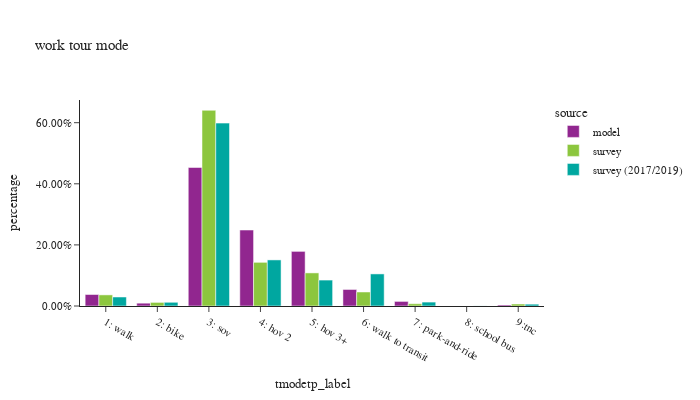

The notebook cell saved with this chart:
### Code cell
df_plot = wk_tour.groupby(['source','tmodetp_label'])['toexpfac'].sum().reset_index()
df_plot['percentage'] = df_plot.groupby(['source'], group_keys=False)['toexpfac']. \
    apply(lambda x: x / float(x.sum()))

df_plot_ct = wk_tour.groupby(['source','tmodetp_label'])['toexpfac'].count().reset_index(). \
    rename(columns={'toexpfac':'sample count'})
df_plot = df_plot.merge(df_plot_ct, on=['source','tmodetp_label'])

fig = px.bar(df_plot.sort_values(by=['source']), x="tmodetp_label", y="percentage", color="source",
             barmode="group",hover_data=['sample count'],title="work tour mode")
fig.update_layout(height=400, width=700, font=dict(size=11),
                  xaxis = dict(dtick = 1, categoryorder='category ascending'),
                  yaxis=dict(tickformat=".2%"))
fig.show()

### Figure 1 — Plotly figure (JSON) as saved in the notebook; plotly's stock layout.template omitted (floating-point values rounded to 4 significant figures)
{"data": [{"alignmentgroup": "True", "customdata": [[49982], [12248], [602264], [330313], [237509], [71873], [19928], [4291]], "hovertemplate": "source=model<br>tmodetp_label=%{x}<br>percentage=%{y}<br>sample count=%{customdata[0]}<extra></extra>", "legendgroup": "model", "marker": {"color": "#91268F", "pattern": {"shape": ""}}, "name": "model", "offsetgroup": "model", "orientation": "v", "showlegend": true, "textposition": "auto", "type": "bar", "x": ["1: walk", "2: bike", "3: sov", "4: hov 2", "5: hov 3+", "6: walk to transit", "7: park-and-ride", "9:tnc"], "xaxis": "x", "y": [0.03763, 0.00922, 0.4534, 0.2487, 0.1788, 0.0541, 0.015, 0.00323], "yaxis": "y"}, {"alignmentgroup": "True", "customdata": [[17], [25], [364], [98], [1351], [135], [221], [256]], "hovertemplate": "source=survey<br>tmodetp_label=%{x}<br>percentage=%{y}<br>sample count=%{customdata[0]}<extra></extra>", "legendgroup": "survey", "marker": {"color": "#8CC63E", "pattern": {"shape": ""}}, "name": "survey", "offsetgroup": "survey", "orientation": "v", "showlegend": true, "textposition": "auto", "type": "bar", "x": ["9:tnc", "7: park-and-ride", "6: walk to transit", "5: hov 3+", "3: sov", "2: bike", "1: walk", "4: hov 2"], "xaxis": "x", "y": [0.006574, 0.007479, 0.04593, 0.1083, 0.6406, 0.0118, 0.03637, 0.1429], "yaxis": "y"}, {"alignmentgroup": "True", "customdata": [[8], [797], [240], [3253], [926], [386], [2462], [101], [124]], "hovertemplate": "source=survey (2017/2019)<br>tmodetp_label=%{x}<br>percentage=%{y}<br>sample count=%{customdata[0]}<extra></extra>", "legendgroup": "survey (2017/2019)", "marker": {"color": "#00A7A0", "pattern": {"shape": ""}}, "name": "survey (2017/2019)", "offsetgroup": "survey (2017/2019)", "orientation": "v", "showlegend": true, "textposition": "auto", "type": "bar", "x": ["8: school bus", "1: walk", "2: bike", "3: sov", "4: hov 2", "5: hov 3+", "6: walk to transit", "7: park-and-ride", "9:tnc"], "xaxis": "x", "y": [0.0002906, 0.02943, 0.01213, 0.5986, 0.1509, 0.08489, 0.105, 0.01279, 0.005975], "yaxis": "y"}], "layout": {"barmode": "group", "font": {"size": 11}, "height": 400, "legend": {"title": {"text": "source"}, "tracegroupgap": 0}, "title": {"text": "work tour mode"}, "width": 700, "xaxis": {"anchor": "y", "categoryorder": "category ascending", "domain": [0.0, 1.0], "dtick": 1, "title": {"text": "tmodetp_label"}}, "yaxis": {"anchor": "x", "domain": [0.0, 1.0], "tickformat": ".2%", "title": {"text": "percentage"}}}}
